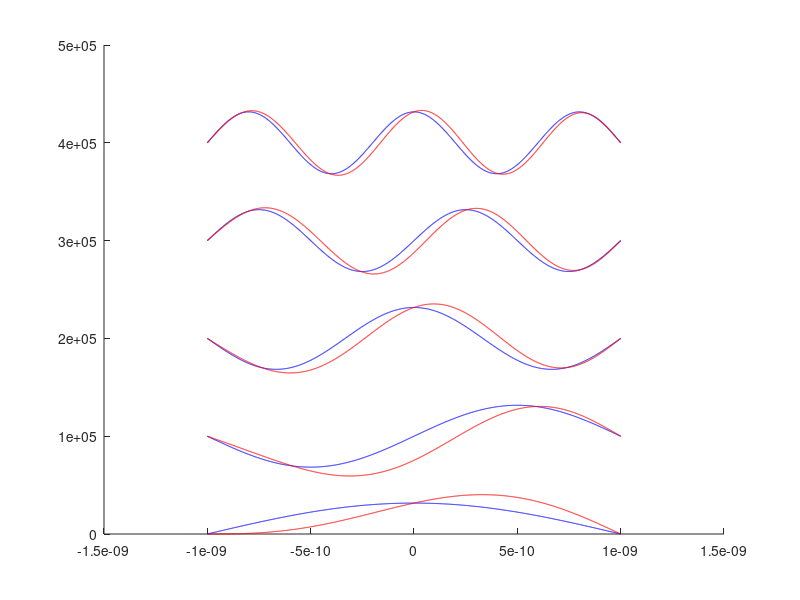
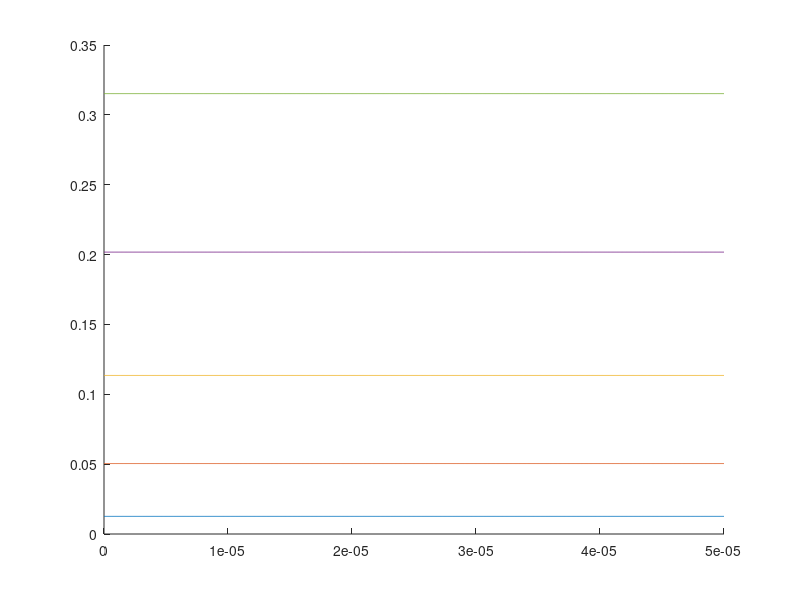
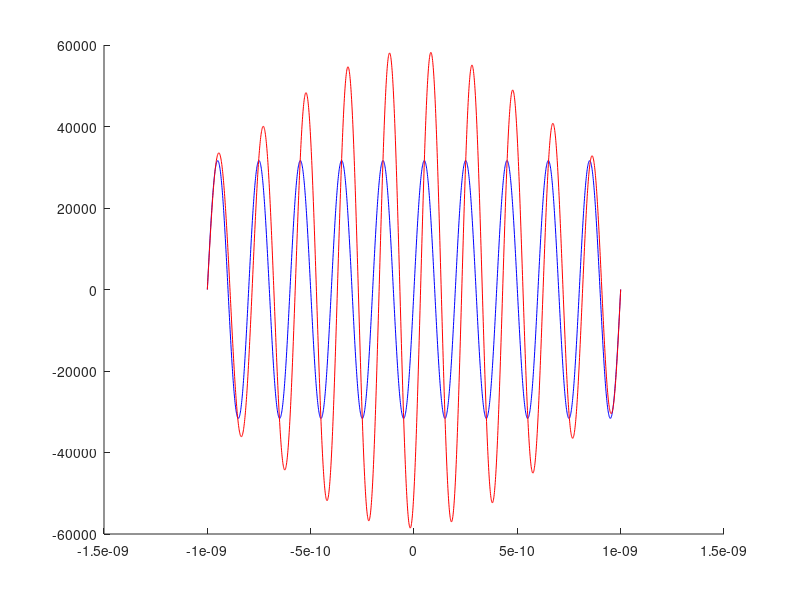

MATLAB code to generate these figures, in order:
% Soll grafik 1: Psi(x)
% Variablen:
%	l
%	x
%	epsilon (= 1)
%	n
%	Psi(x)
% Ausgabe in PS und PDF

% Soll grafik 2: E(n, a)
% Variablen:
%	l
%	epsilon
%	n
%	E(n, a)
% Ausgabe in PS und PDF

%-----Variabeln-----
l = 10^-9;
xSteps = 225;
xSteps = 2000;
delta = (2*l/xSteps);
%x = -l*1.5 : delta : +l*1.5;
x = -l : delta : +l;
n = 1 : 200;
nPlot = 1 : 5;
kurvenVersatz = 1e5
%n = [1, 2];


safe = 1


%-----Verarbeitung-----
m = 9.10938291*10^-31;		% Elektronenmasse
h = 6062606957*10^-34;		% Planck-Konstante
hQuer = h/2*pi;
E = zeros(1, length(n));
Psi = zeros(length(n), length(x));
for ln = n
    E(ln) = h^2*ln^2 / (32*m*l^2);
    %k = sqrt(2*m*E/(hQuer^2));
    %k = ln*pi*x / (2*l);
    k = pi/l * (n+1/2);
    LamdaP = 1i*k;
    LamdaN = -LamdaP;
    %y = (exp(LamdaP(ln)*x) + (-1)^(ln+1).*exp(LamdaN(ln)*x)) ./ (2*1i^(ln+1));
    if mod(ln, 2) == 0
        y = sin(ln*pi*x/(2*l));
    else
        y = cos(ln*pi*x/(2*l));
    end
    Psi(ln,1:length(x)) = 1/sqrt(l) .* y;
end




%-----Verarbeitung gestoert-----
gamma = 0;
epsilon = 5*10^-5;
E1_k = zeros(1, length(n));
H1 = x * -1;
PsiG = zeros(length(n), length(x));

psi1_l = zeros(length(n), length(x));

parfor ln = n
	E1_k(ln) = dot(Psi(ln, :), H1.*Psi(ln, :));

	k = ln;
	for l = n % + ceil(l/2)
		if mod((l + k), 2) == 1
%			psi0_l = sum(~Psi(l, :).*H1.*Psi(k, :).*delta) / (E(k)-E(l));
			psi0_l = dot(Psi(l, :), H1.*Psi(k, :)) / (E(k)-E(l));
			psi1_l(ln, :) = psi1_l(ln, :) + psi0_l .* Psi(l, :);
		end
	end
end




%-----Plot grafik 1: Psi(x)-----
clf('reset')			% clear figure
hold on;

s = zeros(1, length(n));
for ln = nPlot		% ungestoerter Plot
	%plot(x, Psi(ln, :) + (ln-1)*2e05, 'Color', 'black')		% Psi
    plot(x, Psi(ln, :) +(ln-1)*kurvenVersatz, 'Color', 'blue')		% Psi

	s(ln) = sum(Psi(ln, :).^2.*delta);
end

% print('Psi_ungestoert', '-depsc', '-noui')
% print('Psi_ungestoert', '-dpdf', '-noui')

% figure
% hold on;

sG = zeros(1, length(n));
for ln = nPlot		% gestoerter Plot
	PsiG(ln, :) = (1+1i*epsilon*gamma).*Psi(ln, :) ...
													+ epsilon.*psi1_l(ln, :);
	%plot(x, PsiG(ln, 1:length(x)) + (ln-1)*2e05, 'Color', 'red')		% Psi
    plot(x, PsiG(ln, 1:length(x)) + (ln-1)*kurvenVersatz, 'Color', 'red')		% Psi

	sG(ln) = sum(PsiG(ln, :).^2.*delta);
end

% print('Psi_gestoert', '-depsc', '-noui')
if safe; print('Psi_gestoert', '-dpdf', '-noui'); end

%-----Plot grafik 2: E(n, a)-----
figure
hold on;
%epsilon = 3 *10^12
xEpsilon = 0 : epsilon / xSteps : epsilon;
for ln = nPlot		% Energie Plot
	plot(xEpsilon, E(ln) + xEpsilon*E1_k(ln))		% Psis
end

%print('Energie_gestoert', '-depsc', '-noui')
if safe; print('Energie_gestoert', '-dpdf', '-noui'); end

%------------ 100-ste
figure
hold on;

nPlot = 20;
epsilon = 10^-3;

s = zeros(1, 2);
for ln = nPlot		% ungestoerter Plot
	%plot(x, Psi(ln, :) + (ln-1)*2e05, 'Color', 'black')		% Psi
    plot(x, Psi(ln, :) , 'Color', 'blue')		% Psi

	s(ln) = sum(Psi(ln, :).^2.*delta);
end

% print('Psi_ungestoert', '-depsc', '-noui')
% print('Psi_ungestoert', '-dpdf', '-noui')

% figure
% hold on;

%sG = zeros(1, 2);
for ln = nPlot		% gestoerter Plot
	PsiG(ln, :) = (1+1i*epsilon*gamma).*Psi(ln, :) ...
													+ epsilon.*psi1_l(ln, :);
	%plot(x, PsiG(ln, 1:length(x)) + (ln-1)*2e05, 'Color', 'red')		% Psi
    plot(x, PsiG(ln, 1:length(x)), 'Color', 'red')		% Psi

%	sG(ln) = sum(PsiG(ln, :).^2.*delta);
end

% print('Psi_gestoert', '-depsc', '-noui')
if safe; print('Psi_100_gestoert', '-dpdf', '-noui'); end

hold off
